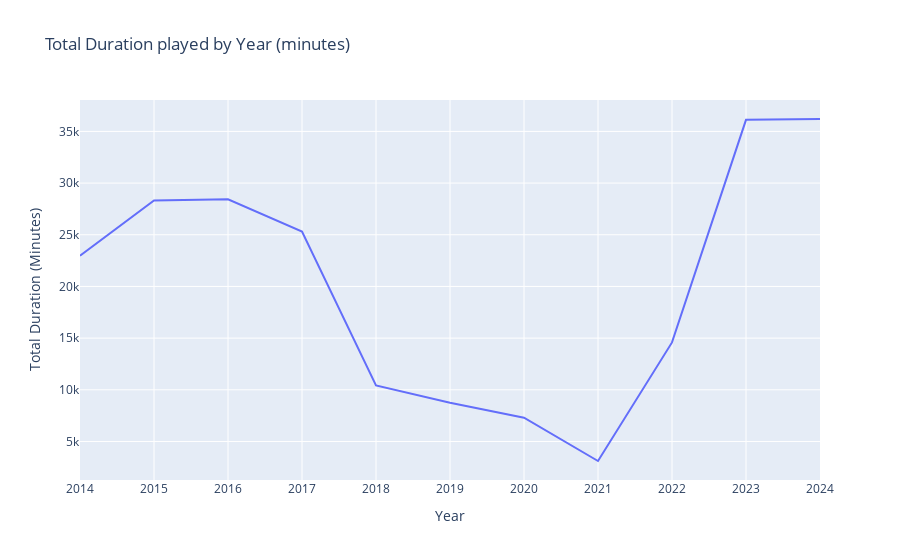

This figure's notebook cell:
### Code cell
# total duration per year
fig = px.line(
    yearly_summary,
    x='year', 
    y='total_minutes',
    title='Total Duration played by Year (minutes)',
    labels={'total_minutes': 'Total Duration (minutes)'}
)

fig.update_layout(
    xaxis_title='Year', yaxis_title='Total Duration (Minutes)',
    xaxis=dict(
        tickmode='linear', 
        tick0=2014,
        dtick=1,
        range=[2014, 2024]
))

fig.show()

### Figure 1 — Plotly figure (JSON) as saved in the notebook; plotly's stock layout.template omitted (floating-point values rounded to 4 significant figures)
{"data": [{"hovertemplate": "year=%{x}<br>Total Duration (minutes)=%{y}<extra></extra>", "legendgroup": "", "line": {"color": "#636efa", "dash": "solid"}, "marker": {"symbol": "circle"}, "mode": "lines", "name": "", "orientation": "v", "showlegend": false, "type": "scatter", "x": [2014, 2015, 2016, 2017, 2018, 2019, 2020, 2021, 2022, 2023, 2024], "xaxis": "x", "y": [22970.0, 28320.0, 28430.0, 25310.0, 10420.0, 8758.0, 7306.0, 3113.0, 14590.0, 36120.0, 36200.0], "yaxis": "y"}], "layout": {"legend": {"tracegroupgap": 0}, "title": {"text": "Total Duration played by Year (minutes)"}, "xaxis": {"anchor": "y", "domain": [0, 1], "dtick": 1, "range": [2014, 2024], "tick0": 2014, "tickmode": "linear", "title": {"text": "Year"}}, "yaxis": {"anchor": "x", "domain": [0, 1], "title": {"text": "Total Duration (Minutes)"}}}}
